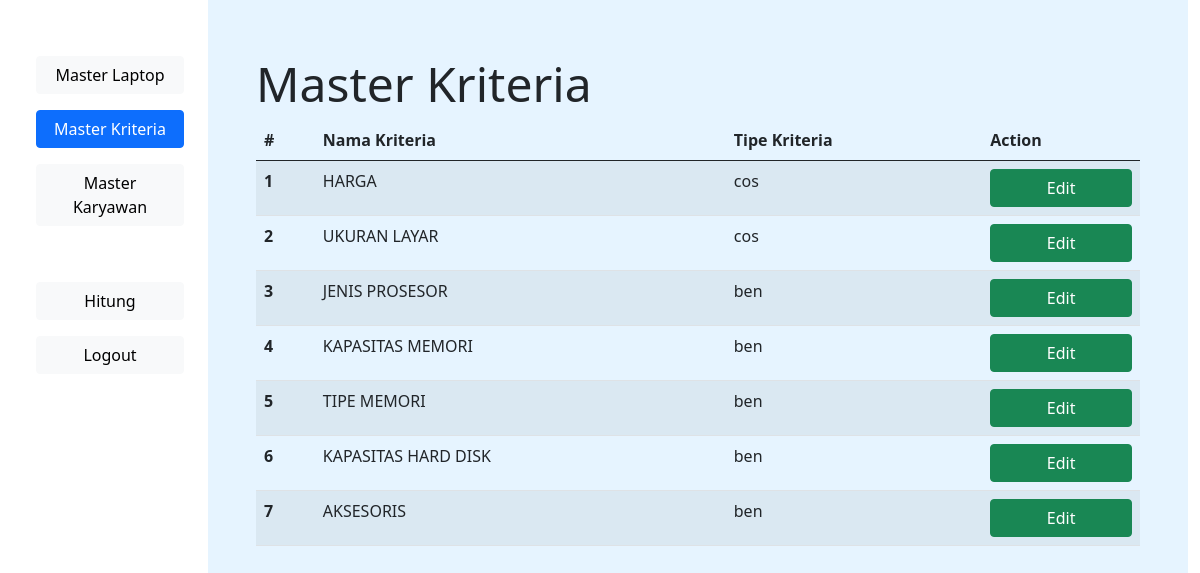
The page /MasterKriteria.php on the database its author committed.
### tables this page shows
CREATE TABLE `master_kriteria` (
  `ID_KRITERIA` int(11) NOT NULL,
  `NAMA_KRITERIA` varchar(255) DEFAULT NULL,
  `TIPE_KRITERIA` varchar(3) DEFAULT NULL
);

### MasterKriteria.php (the view, shortened to what this page needs)
<?php
include_once 'connection.php';
?>
<!DOCTYPE html>
<html lang="en">
<head>
    <link href='customStyle.css' rel='stylesheet'>
    <link href='Assets/css/bootstrap.css' rel='stylesheet'>
</head>
<body>
    <div class='container-fluid d-flex vh-100 justify-content-center align-items-center'>
        <div class='col-2 d-flex flex-column justify-content-start h-100 py-5' id='sidebar'>
            <button class='btn btn-light' onclick="location.href = 'MasterLaptop.php'" <?php if($_SESSION['jenis'] == "usr"){ echo "disabled"; } ?>>Master Laptop</button>
            <button class='btn btn-primary'>Master Kriteria</button>
            <button class='btn btn-light' onclick="location.href = 'MasterKaryawan.php'" <?php if($_SESSION['jenis'] == "usr"){ echo "disabled"; } ?>>Master Karyawan</button>
            <button class='btn btn-light' id='buttonHitung' onclick="location.href = 'pilihKriteria.php'">Hitung</button>
            <button class='btn btn-light' id='buttonHitung' onclick="location.href = 'logout.php'">Logout</button>
        </div>
        <div class='col d-flex flex-column coreTab h-100 py-5'>
            <div class='container-fluid px-5 d-flex w-100 justify-content-between'>
                <div class='tableTitle'>Master Kriteria</div>
            </div>
            <div class='container-fluid px-5'>
                <?php
                $query = "SELECT * FROM master_kriteria";
                $res = mysqli_query($conn, $query);
                ?>
                <table class="table table-striped">
                    <thead>
                        <tr>
                            <th scope="col">#</th>
                            <th scope="col">Nama Kriteria</th>
                            <th scope="col">Tipe Kriteria</th>
                            <th scope="col">Action</th>
                        </tr>
                    </thead>
                    <tbody>
                        <?php
                        $num = 1;
                        while ($data = mysqli_fetch_array($res)) {
                        ?>
                            <tr>
                                <th scope="row"> <?= $num; ?> </th>
                                <td> <?= $data['NAMA_KRITERIA'] ?> </td>
                                <td> <?= $data['TIPE_KRITERIA'] ?> </td>
                                <td>
                                    <a href="formEditKriteria.php?idKriteria=<?= $data["ID_KRITERIA"] ?>">
                                        <button type="button" class="btn btn-success w-100">Edit</button></a>
                                </td>
                            </tr>
                        <?php
                            $num++;
                        }
                        ?>
                    </tbody>
                </table>
            </div>
</body>
</html>

### customStyle.css (style rules this page uses)
body { margin: 0; }
:root { --backgroundMain: #e6f4ff; --dividerColor: #195685; }
#sidebar * { margin: 0.5em 1.5em; }
.coreTab { background-color: var(--backgroundMain); }
.tableTitle { font-size: 3em; position: relative; }
#buttonHitung { position: relative; top: 1.5em }

### rows shown on the page
master_kriteria: NAMA_KRITERIA "HARGA", TIPE_KRITERIA "cos"
master_kriteria: NAMA_KRITERIA "UKURAN LAYAR", TIPE_KRITERIA "cos"
master_kriteria: NAMA_KRITERIA "JENIS PROSESOR", TIPE_KRITERIA "ben"
master_kriteria: NAMA_KRITERIA "KAPASITAS MEMORI", TIPE_KRITERIA "ben"
master_kriteria: NAMA_KRITERIA "TIPE MEMORI", TIPE_KRITERIA "ben"
master_kriteria: NAMA_KRITERIA "KAPASITAS HARD DISK", TIPE_KRITERIA "ben"
master_kriteria: NAMA_KRITERIA "AKSESORIS", TIPE_KRITERIA "ben"
